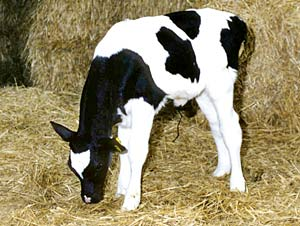
#> input picture Conict2021/5.jpeg, 300 x 226 px, found by its file name
$ python Hist.py
#> lines starting #> are read from the running program, lines starting #| are printed output that depends on the picture
import numpy as np
import cv2 as cv
from matplotlib import pyplot as plt

img = cv.imread("5.jpeg")
#> img is the input picture: shape (226, 300, 3); mean B, G, R 106.3, 139.7, 151
gray = cv.cvtColor(img,cv.COLOR_BGR2GRAY)
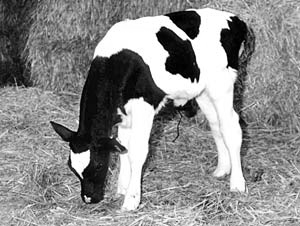
#> gray: shape (226, 300); min 0, max 255, mean 139.3
equalized = cv.equalizeHist(gray)
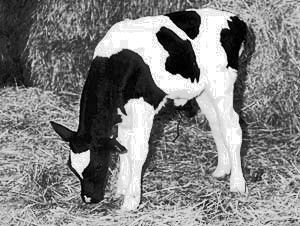
#> equalized: shape (226, 300); min 0, max 255, mean 128.6
cv.calcHist([gray],[0],None,[256],[0,255])


plt.hist(gray.ravel(),256,[0,256])
plt.hist(equalized.ravel(),256,[0,256])

plt.ylabel("Qtd Pixel"), plt.xlabel("Intensidade") #Definindo o significado de cada eixo

plt.show()
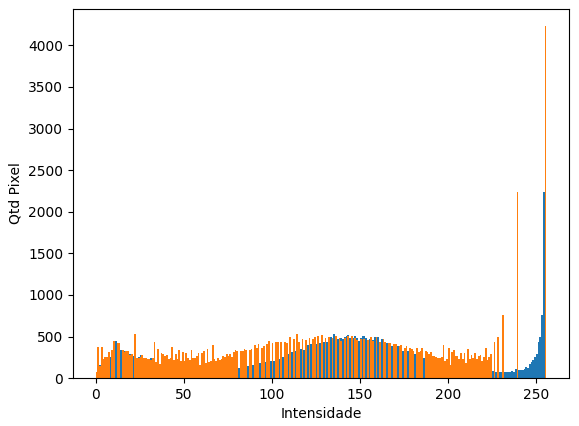
#> figure drawn by matplotlib, 1 panel; tallest bar 4230 high, from x = 255 to 256; tallest bar 4230 high, from x = 255 to 256


#cv.calcHist([src_redm],[0],None,[256],[0,255])

$ run again, with Conict2021/1.jpeg copied over Conict2021/5.jpeg
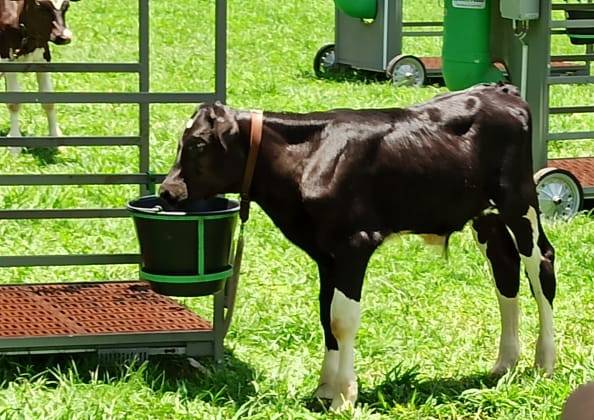
#> input picture Conict2021/1.jpeg, 594 x 420 px, found by its file name
#> img is the input picture: shape (420, 594, 3); mean B, G, R 67.7, 134, 114.6
#> `gray = cv.cvtColor(img,cv.COLOR_BGR2GRAY)`:
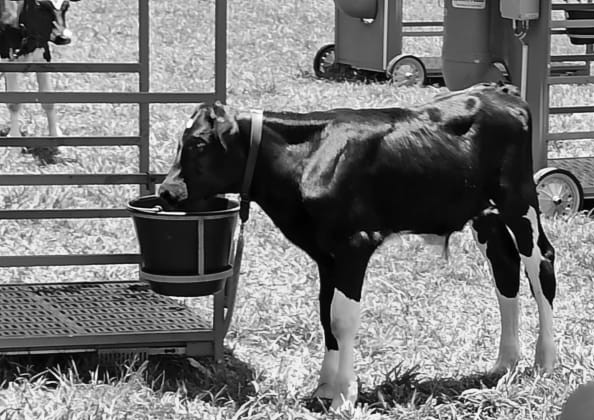
#> gray: shape (420, 594); min 0, max 255, mean 120.6
#> `plt.show()`:
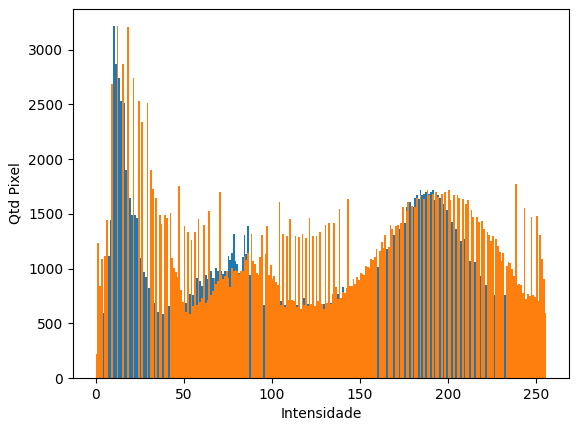
#> figure drawn by matplotlib, 1 panel; tallest bar 3213 high, from x = 10 to 11; tallest bar 3213 high, from x = 12 to 13

$ run again, with Conict2021/10.jpeg copied over Conict2021/5.jpeg
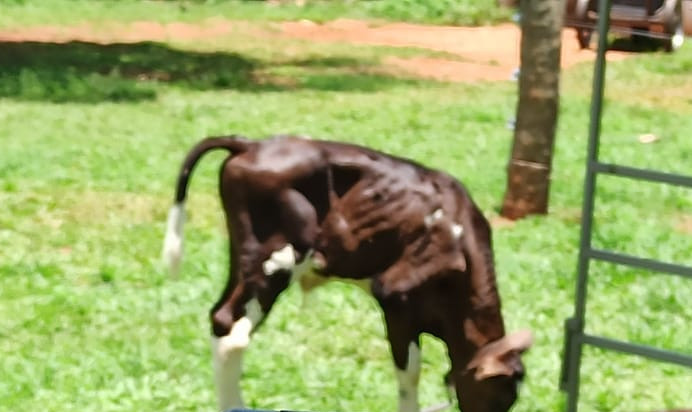
#> input picture Conict2021/10.jpeg, 692 x 412 px, found by its file name
#> img is the input picture: shape (412, 692, 3); mean B, G, R 101.8, 168.1, 153.5
#> `equalized = cv.equalizeHist(gray)`:
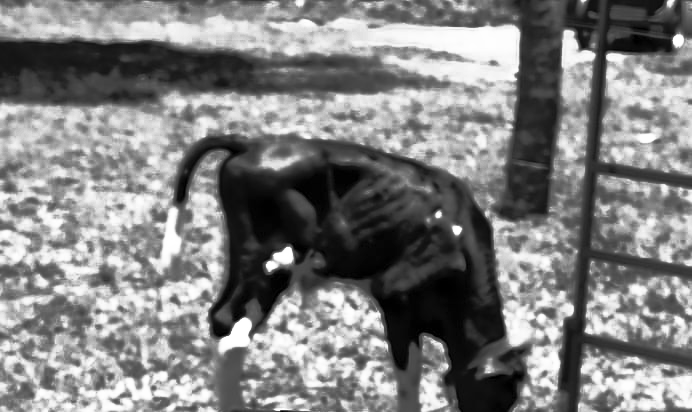
#> equalized: shape (412, 692); min 0, max 255, mean 128.6
#> `plt.show()`:
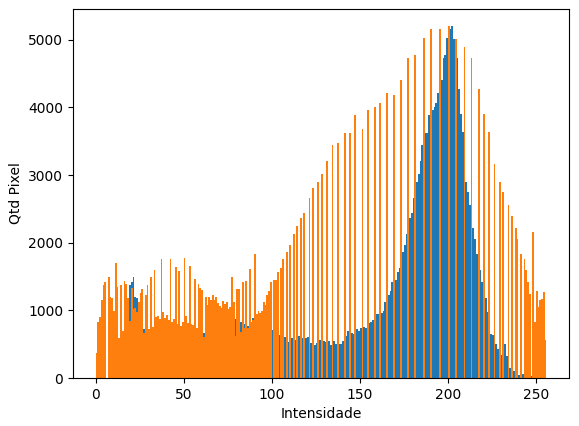
#> figure drawn by matplotlib, 1 panel; tallest bar 5199 high, from x = 202 to 203; tallest bar 5199 high, from x = 200 to 201

$ run again, with Conict2021/2.jpeg copied over Conict2021/5.jpeg
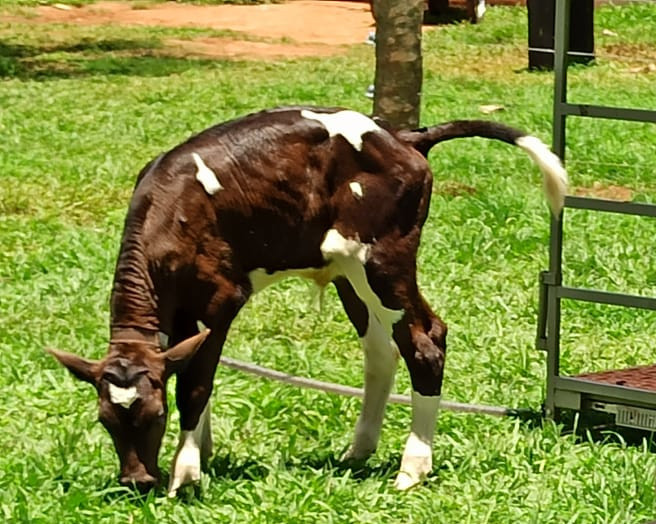
#> input picture Conict2021/2.jpeg, 656 x 524 px, found by its file name
#> img is the input picture: shape (524, 656, 3); mean B, G, R 60.1, 139.9, 127.6
#> `equalized = cv.equalizeHist(gray)`:
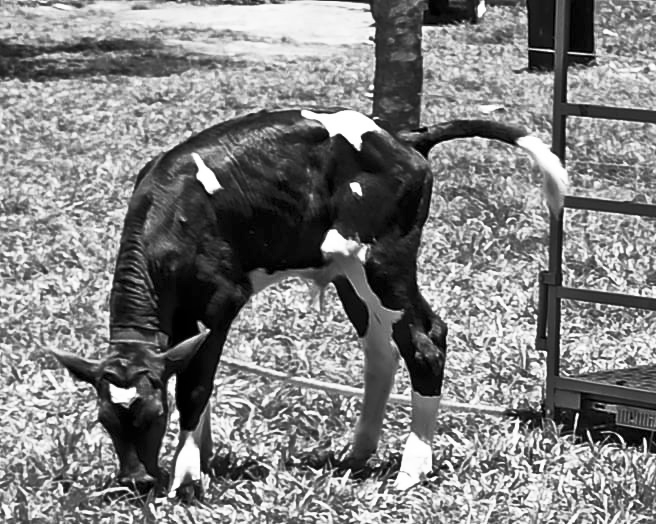
#> equalized: shape (524, 656); min 0, max 255, mean 128.1
#> `plt.show()`:
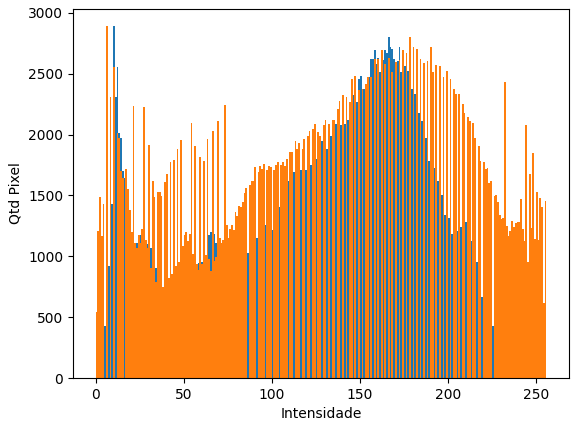
#> figure drawn by matplotlib, 1 panel; tallest bar 2889 high, from x = 10 to 11; tallest bar 2889 high, from x = 6 to 7
